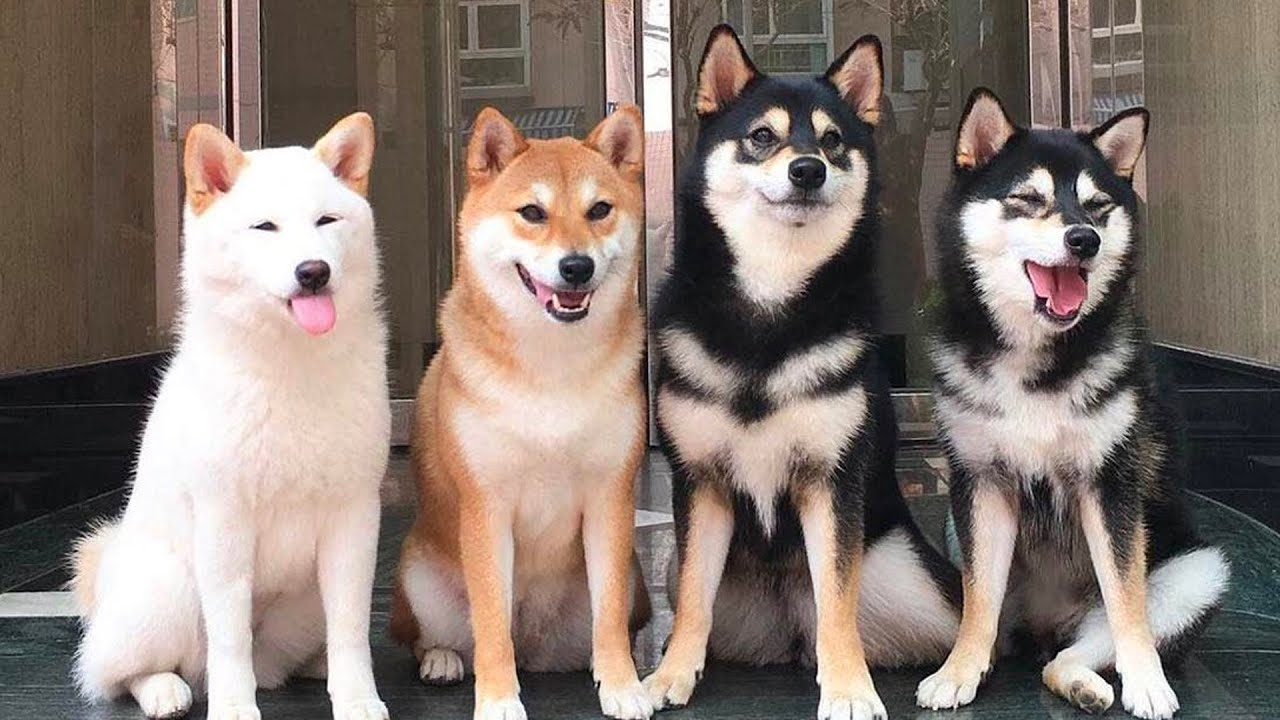
#> input picture test_img.jpg, 1280 x 720 px
$ jupyter execute img_resize.ipynb
#> lines starting #> are read from the running program, lines starting #| are printed output that depends on the picture
#> further down, image is the input picture: shape (720, 1280, 3); mean B, G, R 113.3, 121, 135
[cell 1]
import cv2
import numpy as np

def yolo_resize(image, target_size=640):
    # 원본 이미지 크기 가져오기
#> called with target_size = 640
    h, w, c = image.shape
#> h = 720; w = 1280; c = 3

    # 가장 긴 변이 target_size가 되도록 비율 계산
    scale = target_size / max(h, w)
#> scale = 0.5

    # 새로운 이미지 크기 계산
    new_w, new_h = int(w * scale), int(h * scale)
#> new_w = 640; new_h = 360

    # 이미지 리사이즈 (비율 유지)
    resized_image = cv2.resize(image, (new_w, new_h), interpolation=cv2.INTER_LINEAR)

    # 새로운 이미지를 위한 빈 캔버스 생성 (패딩 포함)
    canvas = np.full((target_size, target_size, 3), 128, dtype=np.uint8)  # 패딩은 중간 회색 (128)

    # 이미지가 중앙에 위치하도록 좌상단 좌표 계산
    top_left_x = (target_size - new_w) // 2
#> top_left_x = 0
    top_left_y = (target_size - new_h) // 2
#> top_left_y = 140

    # 캔버스에 리사이즈된 이미지 복사
    canvas[top_left_y:top_left_y+new_h, top_left_x:top_left_x+new_w] = resized_image
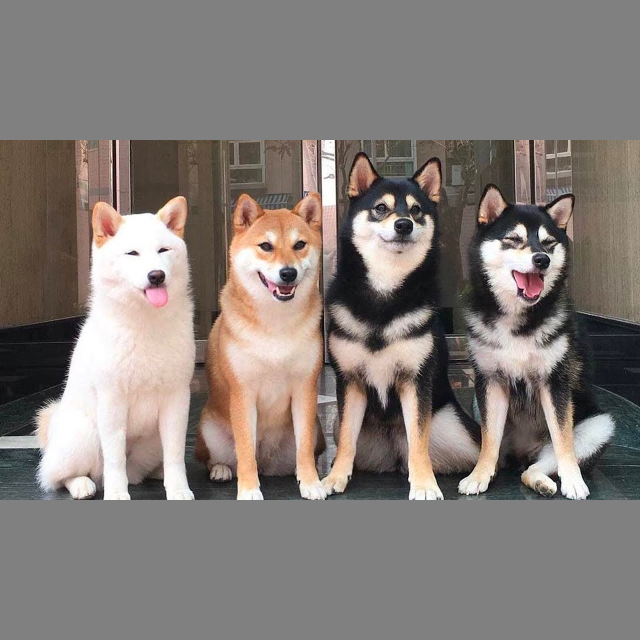
#> canvas: shape (640, 640, 3); mean B, G, R 119.8, 124.1, 132
    print(new_h,new_w)
#| 360 640

    return canvas

# 예제 사용
image = cv2.imread('test_img.jpg')  # 이미지를 불러옵니다.
resized_image = yolo_resize(image, target_size=640)

# 결과를 확인하려면 다음 코드를 실행하세요.
cv2.imshow('YOLO Resized Image', resized_image)
cv2.waitKey(0)
cv2.destroyAllWindows()
